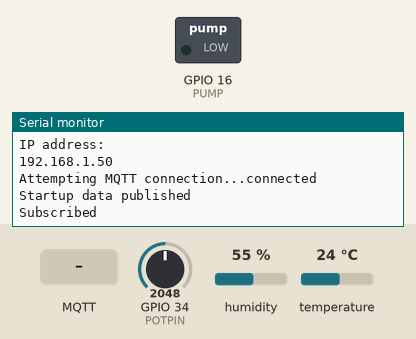
Recording of a sketch running on a simulated ESP32. Shown: switched loads named in the sketch (green lamp = pin HIGH), the last lines printed to the serial monitor. The inputs (shaded band) are chosen by the test bench; at power-on: GPIO 34 (POTPIN) = 2048, humidity 55 %, temperature 24 °C. WiFi joins after 1.5 s; servers stay silent unless stated; random numbers use the default seed unless the sketch sets one; no MQTT or app messages arrive unless stated.

Above: at 2.7 s.
2.8 s: MQTT message "getPumpStatus" arrives on the first subscribed topic
At 3.6 s:
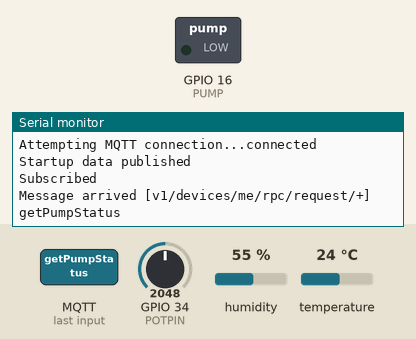
6.5 s: MQTT message "setPump" arrives on the first subscribed topic
At 7.6 s:
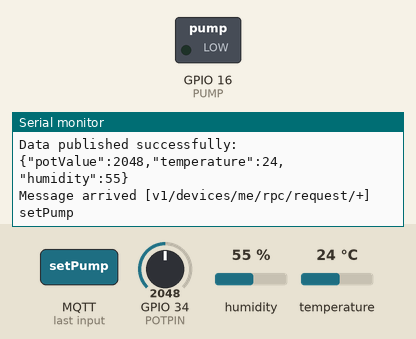
8.0 s: MQTT message "1" arrives on the first subscribed topic
At 8.8 s:
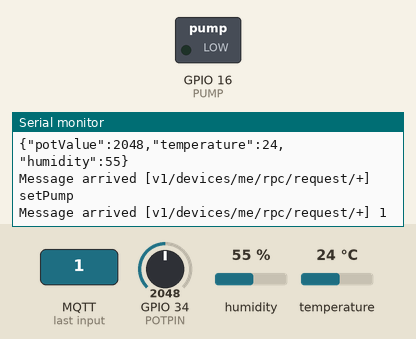

Measured:
- after the input at 2.8 s, the serial monitor: prints a new line at once (image 1)
- after the input at 6.5 s, the serial monitor: prints a new line at once (image 2)
- after the input at 8.0 s, the serial monitor: prints a new line at once (image 3)

The sketch:

IoT2_Ex1.ino
```cpp
#include <WiFi.h>
#include <PubSubClient.h>
#include <ArduinoJson.h>
#include <DHT.h>

// setting PWM properties
#define PUMP 16
#define DHTPIN 17
#define DHTTYPE DHT11
#define POTPIN 34

#define MSG_BUFFER_SIZE  (128)
char msg[MSG_BUFFER_SIZE];
char new_topic[80];
char requestID[10];

unsigned long lastTime = 0;
unsigned long timerDelay = 5000; // Publish data every 5 seconds

// Global variable to keep track of whether the startup data has been sent
bool startupDataPublished = false;

// Network settings
const char* ssid = "";      // WiFi SSID
const char* password = "";  // WiFi password
const char* mqtt_server = "demo.thingsboard.io";
const unsigned int mqtt_port = 1883;
const char* pub_topic = "v1/devices/me/telemetry";
const char* sub_topic = "v1/devices/me/rpc/request/+";
const char* attr_topic = "v1/devices/me/attributes";
const char* access_token = "";  // Thingsboard access token

WiFiClient espClient;
PubSubClient client(espClient);
DHT dht(DHTPIN, DHTTYPE);

void callback(char* topic, byte* payload, unsigned int length) {
  Serial.print("Message arrived [");
  Serial.print(topic);
  Serial.print("] ");
  for (int i = 0; i < length; i++) {
    Serial.print((char)payload[i]);
  }
  Serial.println();

  DynamicJsonDocument doc(128);
  deserializeJson(doc, payload);

  const char* method = doc["method"];

  String responseTopic = String(topic);
  responseTopic.replace("request", "response");
  if (strcmp(method, "getPumpStatus")==0) {
      int pumpStatus = digitalRead(PUMP);
      client.publish(responseTopic.c_str(), String(pumpStatus).c_str());
      if (pumpStatus == 0) {
          client.publish(attr_topic, "{pumpStatus: 0}");
        } else {
          client.publish(attr_topic, "{pumpStatus: 1}");
      }
  } else if (strcmp(method, "setPump")==0) {
      int pumpStatus = 1 - digitalRead(PUMP);
      client.publish(responseTopic.c_str(), String(pumpStatus).c_str());
      int value = doc["params"];
      Serial.print("params =");
      Serial.println(value);
      if (value==0) {
        digitalWrite(PUMP, LOW);
        client.publish(attr_topic, "{pumpStatus: 0}");
      } else {
        digitalWrite(PUMP, HIGH);
        client.publish(attr_topic, "{pumpStatus: 1}");
      }
  }
}

void reconnect() {
  // Loop until we're reconnected
  while (!client.connected()) {
    Serial.print("Attempting MQTT connection...");
    // Create a random client ID
    String clientId = "ESP32Client-";
    clientId += String(random(0xffff), HEX);
    // Attempt to connect
    if (client.connect(clientId.c_str(), access_token, "")) {
      Serial.println("connected");

      // Check if the startup data has not been published
      if (!startupDataPublished) {
          // Publish startup data
          client.publish(attr_topic, "{pumpStatus: 0}"); // relays are reset to off initially
          startupDataPublished = true; // Set the flag so this only happens once
          Serial.println("Startup data published");
      }

      bool sub = client.subscribe(sub_topic);
      if (sub) {
        Serial.println("Subscribed");
      } else {
        Serial.println("Not subscribed");
      }

    } else {
      Serial.print("failed, rc=");
      Serial.print(client.state());
      Serial.println(" try again in 5 seconds");
      // Wait 5 seconds before retrying
      delay(5000);
    }
  }
}

void publishSensorData() {
  float temperature = dht.readTemperature();
  float humidity = dht.readHumidity();

  unsigned int potValue = analogRead(POTPIN);

  bool dhtError = false;
  // Check if the reading is valid
  if (isnan(temperature) || isnan(humidity)) {
    Serial.println("Failed to read from DHT sensor!");
    dhtError = true;
  }

  // Create JSON object
  StaticJsonDocument<128> jsonDoc;
  jsonDoc["potValue"] = potValue;

  if (!dhtError) {
    jsonDoc["temperature"] = temperature;
    jsonDoc["humidity"] = humidity;
  }

  char jsonBuffer[128];
  serializeJson(jsonDoc, jsonBuffer);

  // Publish data to MQTT
  if (client.publish(pub_topic, jsonBuffer)) {
    Serial.println("Data published successfully:");
    Serial.println(jsonBuffer);
  } else {
    Serial.println("Failed to publish data");
  }
}

void setup() {
  pinMode(PUMP, OUTPUT);
  digitalWrite(PUMP, LOW);

  Serial.begin(115200);

  WiFi.begin(ssid, password);

  while (WiFi.status() != WL_CONNECTED) {
      delay(500);
      Serial.print(".");
  }

  Serial.println("");
  Serial.println("WiFi connected");
  Serial.println("IP address: ");
  Serial.println(WiFi.localIP());

  client.setServer(mqtt_server, mqtt_port);
  client.setCallback(callback);
}

void loop() {
  if (!client.connected()) {
    reconnect();
  }
  client.loop();

  unsigned long now = millis();
  if (now - lastTime > timerDelay) {
    lastTime = now;
    publishSensorData();
  }
}
```
